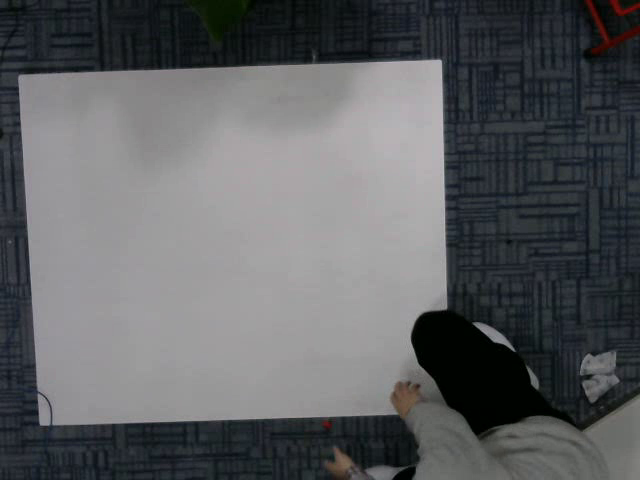
#> input picture frame 49 of codes/video/outout.avi, 640 x 480 px
$ python videoROI.py   (Python 2 division)   (older library calls are emulated)
#> lines starting #> are read from the running program, lines starting #| are printed output that depends on the picture; after the words box and inside, x2 and y2 are one past the last pixel; in counts of white or black regions, pixels touching at a corner belong together
import numpy as np
import cv2
import math as math

cap = cv2.VideoCapture('outout.avi')

###############################################################################################
# WANT TO: initialize important param_s
###############################################################################################
'''
M1_x_pre = M1_x = 0
M1_y_pre = M1_y = 0
M2_x_pre = M2_x = 0
M2_y_pre = M2_y = 0
M3_x_pre = M3_x = 0
M3_y_pre = M3_y = 0

circle_center = (M1_x, M1_y)
circle_center_pre = (M1_x_pre, M1_y_pre)
cnt_pre = 0

turnAngle_pre = 0
turnAngle = 0

target_point = (300, 30)
car_body_d = 20 # diameter
init_direction = 90

isArrival = 0
'''

while(cap.isOpened()):
    ret, frame = cap.read()
#> frame is the input picture: shape (480, 640, 3); mean B, G, R 96.9, 94.5, 92.8

    if (ret == False):
    	break;


    gray = cv2.cvtColor(frame, cv2.COLOR_BGR2GRAY)


    ###############################################################################################
    # WANT TO: determinate car_mark, car_center, turn_angle
    ###############################################################################################

    print("--------------new frame--------------")
    #
    binary = cv2.adaptiveThreshold(gray, 255, cv2.ADAPTIVE_THRESH_MEAN_C, cv2.THRESH_BINARY, 3, 5)
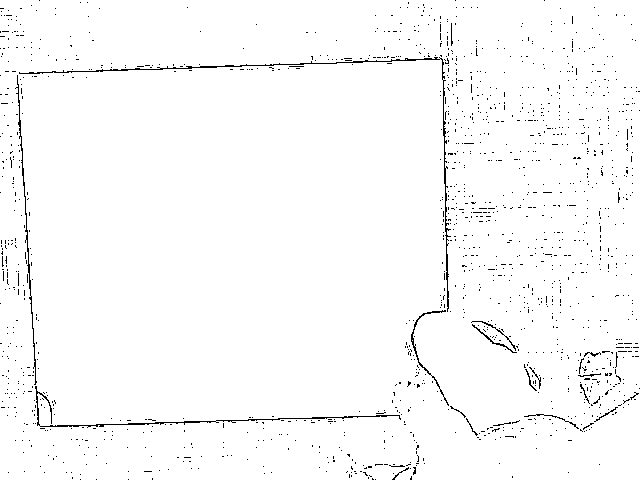
#> binary: shape (480, 640); 98.1% white; black in thin lines or dots
    ret, bin2 = cv2.threshold(gray, 128, 255, 8)
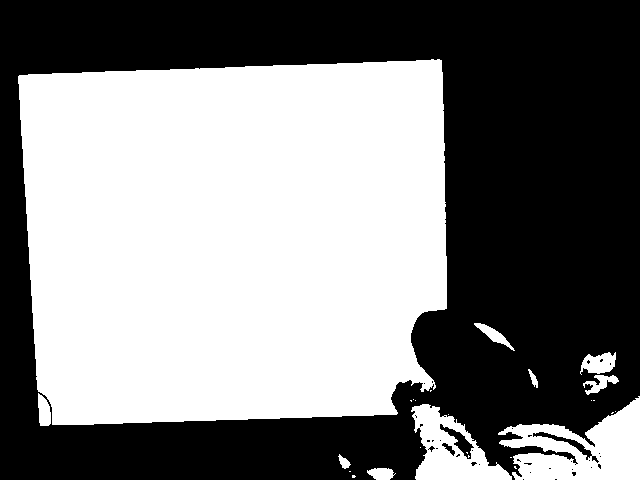
#> bin2: shape (480, 640); 50.6% white; 36 black regions (32 under 20 px)
#> ret = 93
    #adaptive_method = ADAPTIVE_THRESH_MEAN_C, threshold_type=THRESH_BINARY, block_size=3, param1=5
    # edges = cv2.Canny(img, 20, 150, apertureSize = 3)
    cv2.imshow("binary", bin2)


    # FindContours(binary,cv2.RETR_TREE,cv2.CHAIN_APPROX_SIMPLE)
    edges, contours, hierarchy=cv2.findContours(bin2,cv2.RETR_TREE,cv2.CHAIN_APPROX_SIMPLE)
#> contours = 65 contours, 49 with area under 20; largest, box (x1, y1, x2, y2) and area: (18, 59, 447, 425) 142315, (498, 396, 640, 480) 6732, (411, 404, 512, 480) 4048, (580, 352, 616, 375) 508, (439, 423, 475, 460) 395

    outer_index = 0
    while(cv2.contourArea(contours[outer_index]) < 100000):
        outer_index = outer_index + 1
#> this loop made 62 passes
#> after the loop, outer_index = 62

    cnt = contours[outer_index]
#> cnt = contour of 271 points, box (x1, y1, x2, y2) (18, 59, 447, 425), area 142315
    rect = cv2.minAreaRect(cnt)
#> rect = ((236.1, 243.1), (424.1, 353.6), -2.11)
    (x,y),(w,h), angle = rect
#> x = 236.1; y = 243.1; w = 424.1; h = 353.6; angle = -2.11

    box = cv2.boxPoints(rect)
#> box = [[30.68, 427.6], [17.68, 74.21], [441.5, 58.61], [454.5, 412]]
    box = np.int0(box)
#> box = [[30, 427], [17, 74], [441, 58], [454, 411]]

    cv2.circle(gray, (int(round(x-w/2)-6), int(round(y-h/2))+6), 2, (0,0,0),5)
    print bin2[int(round(x-w/2)),int(round(y-h/2))+5]
#| 0
    cv2.drawContours(gray, contours, outer_index,(255,0,0),3)
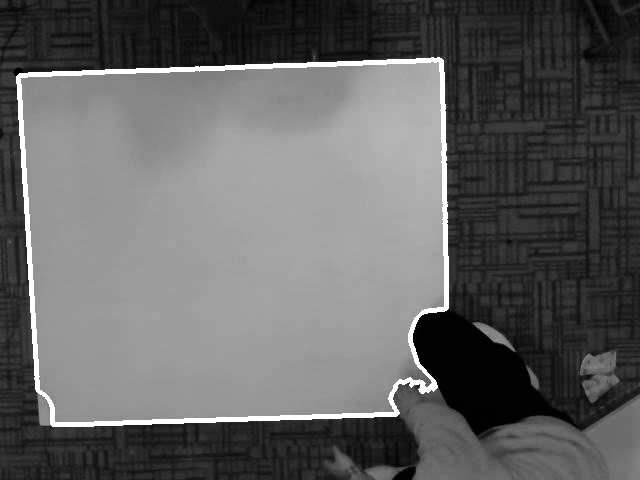
#> gray: shape (480, 640); min 0, max 255, mean 98
    cv2.imshow("gray", gray)


    #print(hierarchy)
    '''

    rectMax_area = 0
    rectMax_num = 0
    actual_angle_2 = 0
    actual_angle_3 = 0

    if circle_center != (0, 0):
    	circle_center_pre = circle_center
    	cnt_pre = cnt
    if turnAngle != 0 or turnAngle_pre !=0:
    	turnAngle_pre = turnAngle

    # get largest rect, area ~= 120000
    outer_index = 0
    while(cv2.contourArea(contours[outer_index]) < 50000):
        outer_index = outer_index + 1

    cv2.drawContours(gray, contours, outer_index,(255,0,0),3)


    outer_cnt = contours[outer_index]
    for i in range(0, len(contours)):
	    cnt = contours[i]
	    cntarea = cv2.contourArea(cnt, 0)
	    if cntarea > 500 and cntarea < 820:
	        # If the contour is approx rectangle
		    # area = cv2.contourArea(cnt)
		    x,y,w,h = cv2.boundingRect(cnt)
		    rect_area = w*h
		    extent = float(cntarea)/rect_area


		    if extent >= 0.5:
		    	if cntarea > rectMax_area:
		    		rectMax_area = cntarea
		    		rectMax_num = i
		    		# [9 lines of commented-out code are left out]
    cnt = contours[rectMax_num]
    M1 = cv2.moments(cnt)
    print(float(M1['m10']/M1['m00']))
    M1_x = int(M1['m10']/M1['m00'])
    M1_y = int(M1['m01']/M1['m00'])
    circle_center = (M1_x,M1_y)
    # print(circle_center)

    if cv2.pointPolygonTest(outer_cnt, circle_center, False) == -1:
    	circle_center = circle_center_pre
    	cnt = cnt_pre


    cv2.drawContours(gray, [cnt], 0, (255,0,0),1) # gray outline
    cv2.circle(gray, circle_center, 2, (0,0,0),1) # black circle


    cnt1 = contours[rectMax_num]

    for i in range(0, len(contours)):
        cnt2 = contours[i]
        cnt2area = cv2.contourArea(cnt2, 0)
        if  cnt2area > 50 and cnt2area < 100:
            M2 = cv2.moments(cnt2)
            #print M
            M2_x = int(M2['m10']/M2['m00'])
            M2_y = int(M2['m01']/M2['m00'])
            circle_center = (M2_x,M2_y)
            #print(circle_center)
            if cv2.pointPolygonTest(cnt1, circle_center, False) == 1:
                cv2.circle(gray, circle_center, 1, (128,0,0), 1)
                cv2.line(gray, (M2_x, M2_y), (M1_x, M1_y), (200, 0, 0), 1)

                print("large")
                print((M1_x, M1_y))
                print((M2_x, M2_y))
                actual_angle_2 = math.atan2(-(M2_y - M1_y), (M2_x - M1_x))
                print((actual_angle_2/3.1415926)*180)


        elif  cnt2area > 20 and cnt2area < 50:
            M3 = cv2.moments(cnt2)
            #print M
            M3_x = int(M3['m10']/M3['m00'])
            M3_y = int(M3['m01']/M3['m00'])
            circle_center = (M3_x,M3_y)
            #print(circle_center)
            if cv2.pointPolygonTest(cnt1, circle_center, False) == 1:
                cv2.circle(gray, circle_center, 1, (128,0,0), 1)
                cv2.line(gray, (M3_x, M3_y), (M1_x, M1_y), (200, 0, 0), 1)

                print("small")
                print((M1_x, M1_y))
                print((M3_x, M3_y))
                actual_angle_3 = math.atan2(-(M3_y - M1_y), (M3_x - M1_x))
                print((actual_angle_3/3.1415926)*180)
                # print(gray[M2_x, M2_y])


    turnAngle = (actual_angle_2/3.1415926)*180 - 45 - init_direction    #unit:degree
    if turnAngle - turnAngle_pre > 50 or turnAngle - turnAngle_pre < -50:
    	turnAngle = turnAngle_pre

    print("turnAngle:")
    print(turnAngle)

    car_mark = 3 - 2*bin2[M2_x, M2_y] - 1*bin2[M3_x, M3_y]
    print("car_mark:")
    print(car_mark)


    ###############################################################################################
    # WANT TO: giving command to car
    ###############################################################################################

    distance = math.sqrt((target_point[0] - M1_x)*(target_point[0] - M1_x) + (target_point[1] - M1_y)*(target_point[1] - M1_y))
    cv2.circle(gray, target_point, 1, (0,0,0), 20)
    command = 'w'

    if distance > car_body_d:
        target_direction = (math.atan2(-target_point[1]+M1_y, target_point[0]-M1_x))/3.1415926*180
        current_direction = turnAngle + init_direction
        print(target_direction)
        print(current_direction)

        if (target_direction - current_direction <= 30 and target_direction - current_direction >=0) or (target_direction - current_direction >= -30 and target_direction - current_direction <= 0):
        	command = 'w'

        elif target_direction - current_direction <= -150 and target_direction - current_direction >= -210:
        	command = 's'

        elif (target_direction - current_direction > 30 and target_direction - current_direction < 90) or (target_direction - current_direction > -210 and target_direction - current_direction < -270):
        	command = 'a'

        elif target_direction - current_direction < -30 and target_direction - current_direction > -150:
        	command = 'd'
    else:
    	isArrival = 1
    	command = 'q'

    print(command)
    '''


    ###############################################################################################
    # WANT TO: show immediate result in frame
    ###############################################################################################

    # cv2.imshow('frame',bin2)
    if cv2.waitKey(0) & 0xFF == ord('q'):
#> (key q is pressed here)
        break

cap.release()
cv2.destroyAllWindows()

$ run again, starting later in the video
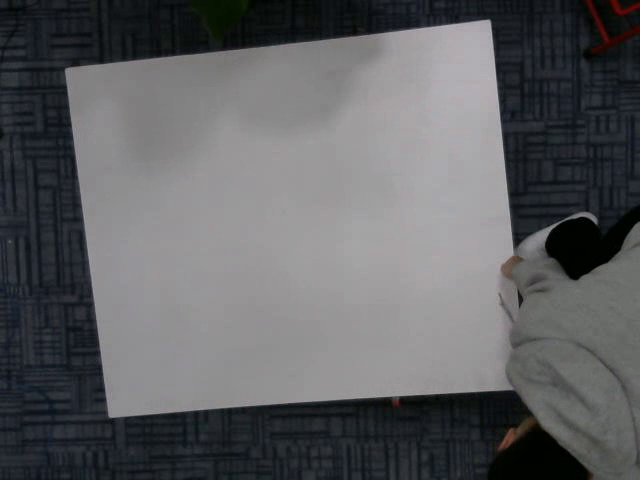
#> input picture frame 224 of codes/video/outout.avi, 640 x 480 px
#> frame is the input picture: shape (480, 640, 3); mean B, G, R 96.7, 94.4, 93.4
#> `binary = cv2.adaptiveThreshold(gray, 255, cv2.ADAPTIVE_THRESH_MEAN_C, ..`:
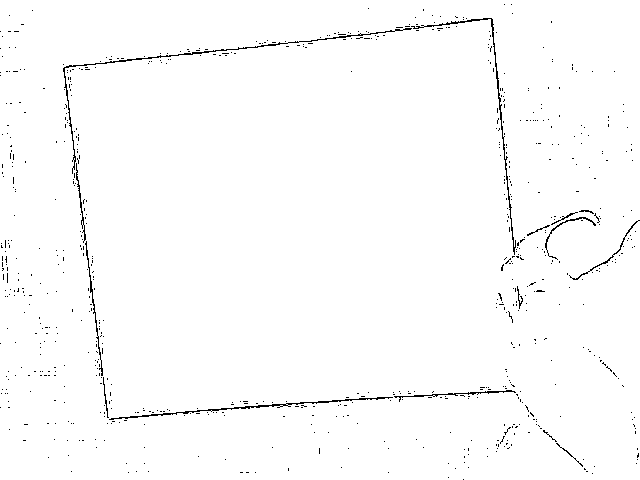
#> binary: shape (480, 640); 98.7% white; black in thin lines or dots
#> bin2: shape (480, 640); 56.1% white; 23 black regions (16 under 20 px)
#> ret = 87
#> contours = 47 contours, 35 with area under 20; largest, box (x1, y1, x2, y2) and area: (65, 19, 640, 465) 172796, (505, 254, 549, 310) 610, (546, 368, 592, 411) 466, (575, 341, 633, 409) 434, (510, 332, 548, 350) 264
#> the loop `while(cv2.contourArea(contours[outer_index]) < 100000):` made 17 passes
#> after the loop `while(cv2.contourArea(contours[outer_index]) < 100000):`: outer_index = 17
#> cnt = contour of 745 points, box (x1, y1, x2, y2) (65, 19, 640, 465), area 172796
#> rect = ((365.2, 263.8), (553.3, 458.4), -6.57)
#> x = 365.2; y = 263.8; w = 553.3; h = 458.4; angle = -6.57
#> `box = cv2.boxPoints(rect)`: box = [[116.6, 523.1], [64.16, 67.74], [613.9, 4.48], [666.3, 459.8]]
#> `box = np.int0(box)`: box = [[116, 523], [64, 67], [613, 4], [666, 459]]
#| 0
#> `cv2.drawContours(gray, contours, outer_index,(255,0,0),3)`:
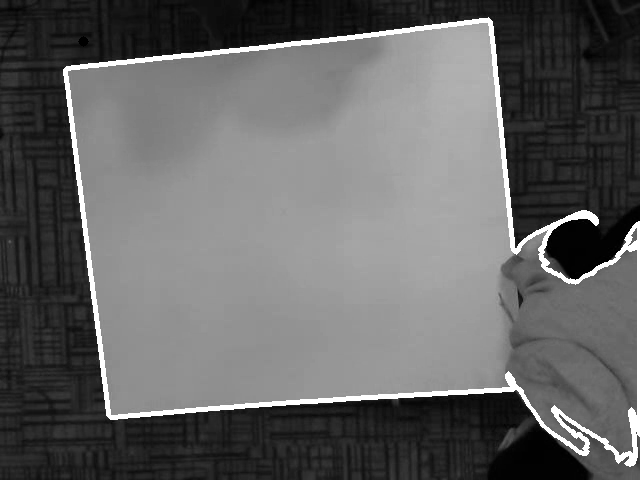
#> gray: shape (480, 640); min 0, max 255, mean 99.9

$ run again, starting later in the video
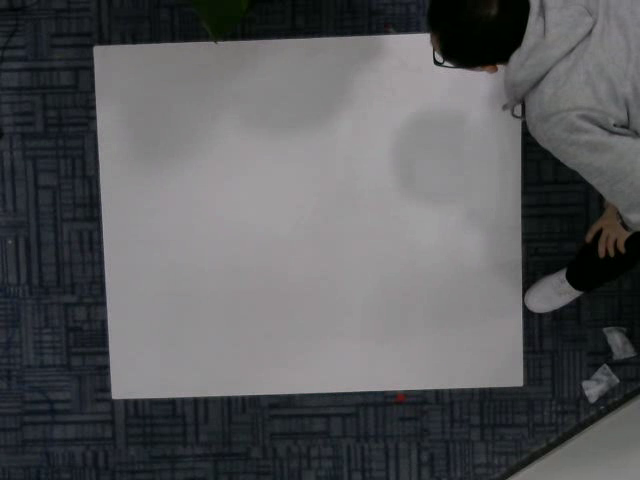
#> input picture frame 399 of codes/video/outout.avi, 640 x 480 px
#> frame is the input picture: shape (480, 640, 3); mean B, G, R 92, 89.9, 89
#> `binary = cv2.adaptiveThreshold(gray, 255, cv2.ADAPTIVE_THRESH_MEAN_C, ..`:
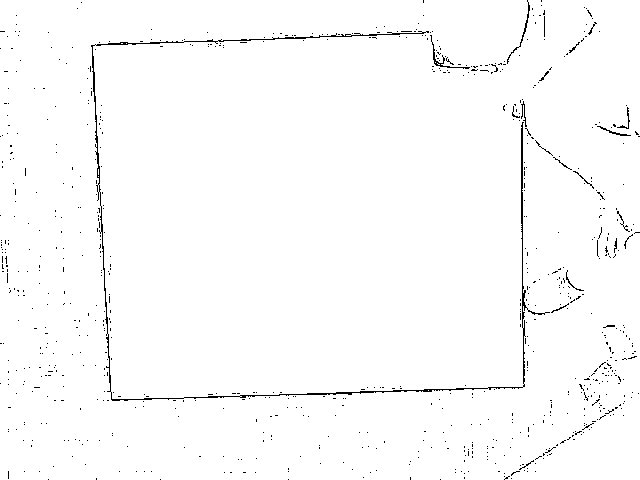
#> binary: shape (480, 640); 98.5% white; black in thin lines or dots
#> bin2: shape (480, 640); 55.8% white; 23 black regions (16 under 20 px)
#> ret = 83
#> contours = 61 contours, 47 with area under 20; largest, box (x1, y1, x2, y2) and area: (93, 0, 640, 399) 162919, (507, 399, 640, 480) 5254, (525, 272, 579, 313) 1242, (583, 373, 608, 402) 290, (623, 207, 640, 223) 130
#> the loop `while(cv2.contourArea(contours[outer_index]) < 100000):` made 32 passes
#> after the loop `while(cv2.contourArea(contours[outer_index]) < 100000):`: outer_index = 32
#> cnt = contour of 582 points, box (x1, y1, x2, y2) (93, 0, 640, 399), area 162919
#> rect = ((374.3, 200.2), (547.9, 385), -2.73)
#> x = 374.3; y = 200.2; w = 547.9; h = 385; angle = -2.73
#> `box = cv2.boxPoints(rect)`: box = [[109.8, 405.5], [91.47, 20.88], [638.8, -5.18], [657.1, 379.4]]
#> `box = np.int0(box)`: box = [[109, 405], [91, 20], [638, -5], [657, 379]]
#| 0
#> `cv2.drawContours(gray, contours, outer_index,(255,0,0),3)`:
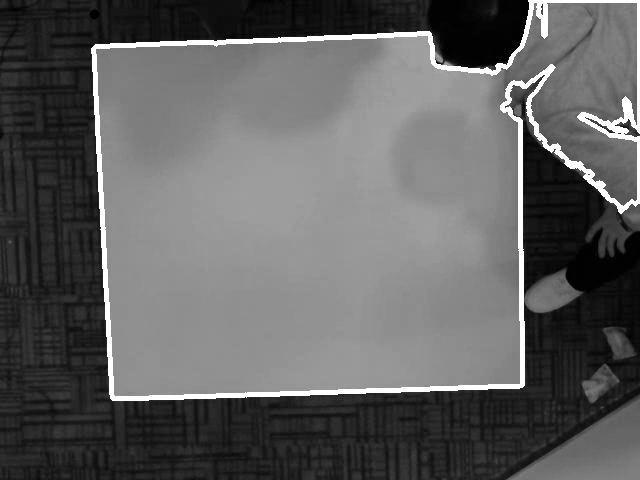
#> gray: shape (480, 640); min 0, max 255, mean 95.8
